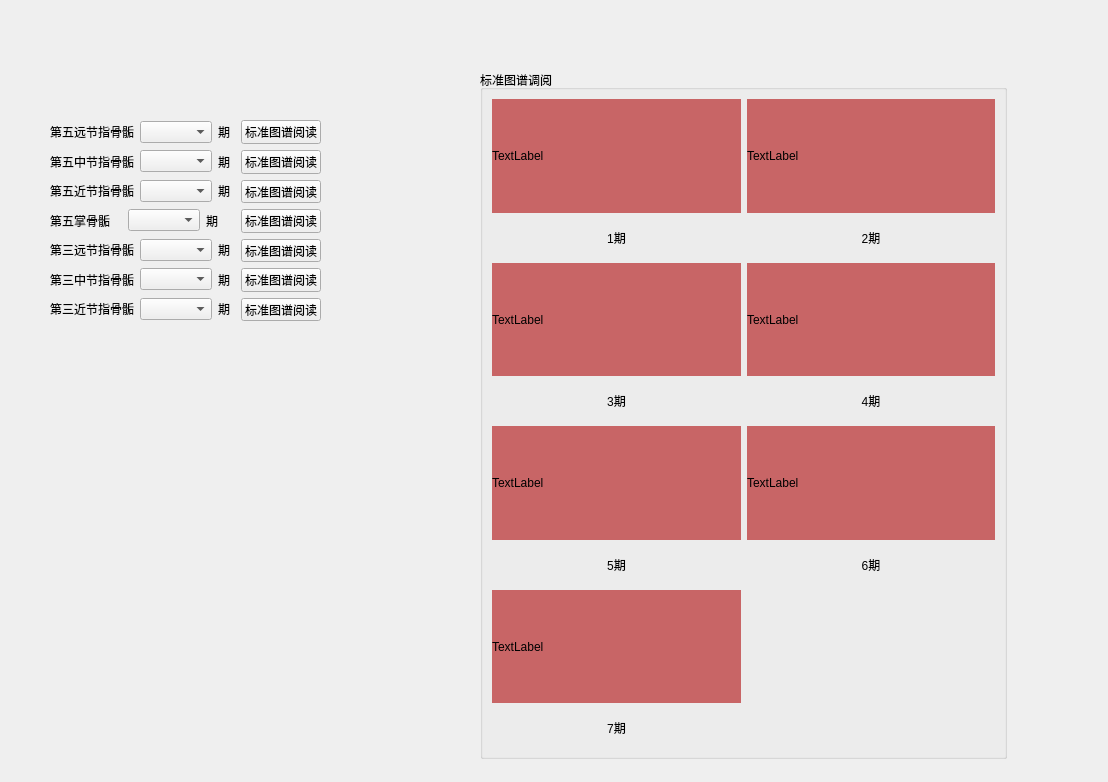
<?xml version="1.0" encoding="UTF-8"?>
<ui version="4.0">
 <class>Widget</class>
 <widget class="QWidget" name="Widget">
  <property name="geometry">
   <rect>
    <x>0</x>
    <y>0</y>
    <width>1108</width>
    <height>782</height>
   </rect>
  </property>
  <property name="windowTitle">
   <string>Widget</string>
  </property>
  <widget class="QWidget" name="layoutWidget">
   <property name="geometry">
    <rect>
     <x>50</x>
     <y>120</y>
     <width>271</width>
     <height>201</height>
    </rect>
   </property>
   <layout class="QHBoxLayout" name="horizontalLayout_8">
    <item>
     <layout class="QVBoxLayout" name="verticalLayout">
      <item>
       <layout class="QHBoxLayout" name="horizontalLayout" stretch="5,4,2">
        <item>
         <widget class="QLabel" name="label">
          <property name="text">
           <string>第五远节指骨骺</string>
          </property>
         </widget>
        </item>
        <item>
         <widget class="QComboBox" name="comboBox"/>
        </item>
        <item>
         <widget class="QLabel" name="label_8">
          <property name="text">
           <string>期</string>
          </property>
         </widget>
        </item>
       </layout>
      </item>
      <item>
       <layout class="QHBoxLayout" name="horizontalLayout_2" stretch="5,4,2">
        <item>
         <widget class="QLabel" name="label_2">
          <property name="text">
           <string>第五中节指骨骺</string>
          </property>
         </widget>
        </item>
        <item>
         <widget class="QComboBox" name="comboBox_2"/>
        </item>
        <item>
         <widget class="QLabel" name="label_9">
          <property name="text">
           <string>期</string>
          </property>
         </widget>
        </item>
       </layout>
      </item>
      <item>
       <layout class="QHBoxLayout" name="horizontalLayout_3" stretch="5,4,2">
        <item>
         <widget class="QLabel" name="label_3">
          <property name="text">
           <string>第五近节指骨骺</string>
          </property>
         </widget>
        </item>
        <item>
         <widget class="QComboBox" name="comboBox_3"/>
        </item>
        <item>
         <widget class="QLabel" name="label_10">
          <property name="text">
           <string>期</string>
          </property>
         </widget>
        </item>
       </layout>
      </item>
      <item>
       <layout class="QHBoxLayout" name="horizontalLayout_4" stretch="5,4,2">
        <item>
         <widget class="QLabel" name="label_4">
          <property name="text">
           <string>第五掌骨骺</string>
          </property>
         </widget>
        </item>
        <item>
         <widget class="QComboBox" name="comboBox_4"/>
        </item>
        <item>
         <widget class="QLabel" name="label_11">
          <property name="text">
           <string>期</string>
          </property>
         </widget>
        </item>
       </layout>
      </item>
      <item>
       <layout class="QHBoxLayout" name="horizontalLayout_5" stretch="5,4,2">
        <item>
         <widget class="QLabel" name="label_5">
          <property name="text">
           <string>第三远节指骨骺</string>
          </property>
         </widget>
        </item>
        <item>
         <widget class="QComboBox" name="comboBox_5"/>
        </item>
        <item>
         <widget class="QLabel" name="label_12">
          <property name="text">
           <string>期</string>
          </property>
         </widget>
        </item>
       </layout>
      </item>
      <item>
       <layout class="QHBoxLayout" name="horizontalLayout_6" stretch="5,4,2">
        <item>
         <widget class="QLabel" name="label_6">
          <property name="text">
           <string>第三中节指骨骺</string>
          </property>
         </widget>
        </item>
        <item>
         <widget class="QComboBox" name="comboBox_6"/>
        </item>
        <item>
         <widget class="QLabel" name="label_13">
          <property name="text">
           <string>期</string>
          </property>
         </widget>
        </item>
       </layout>
      </item>
      <item>
       <layout class="QHBoxLayout" name="horizontalLayout_7" stretch="5,4,2">
        <item>
         <widget class="QLabel" name="label_7">
          <property name="text">
           <string>第三近节指骨骺</string>
          </property>
         </widget>
        </item>
        <item>
         <widget class="QComboBox" name="comboBox_7"/>
        </item>
        <item>
         <widget class="QLabel" name="label_14">
          <property name="text">
           <string>期</string>
          </property>
         </widget>
        </item>
       </layout>
      </item>
     </layout>
    </item>
    <item>
     <layout class="QVBoxLayout" name="verticalLayout_2">
      <property name="spacing">
       <number>6</number>
      </property>
      <item>
       <widget class="QPushButton" name="pushButton">
        <property name="text">
         <string>标准图谱阅读</string>
        </property>
       </widget>
      </item>
      <item>
       <widget class="QPushButton" name="pushButton_2">
        <property name="text">
         <string>标准图谱阅读</string>
        </property>
       </widget>
      </item>
      <item>
       <widget class="QPushButton" name="pushButton_3">
        <property name="text">
         <string>标准图谱阅读</string>
        </property>
       </widget>
      </item>
      <item>
       <widget class="QPushButton" name="pushButton_4">
        <property name="text">
         <string>标准图谱阅读</string>
        </property>
       </widget>
      </item>
      <item>
       <widget class="QPushButton" name="pushButton_5">
        <property name="text">
         <string>标准图谱阅读</string>
        </property>
       </widget>
      </item>
      <item>
       <widget class="QPushButton" name="pushButton_6">
        <property name="text">
         <string>标准图谱阅读</string>
        </property>
       </widget>
      </item>
      <item>
       <widget class="QPushButton" name="pushButton_7">
        <property name="text">
         <string>标准图谱阅读</string>
        </property>
       </widget>
      </item>
     </layout>
    </item>
   </layout>
  </widget>
  <widget class="QGroupBox" name="groupBox">
   <property name="geometry">
    <rect>
     <x>480</x>
     <y>70</y>
     <width>527</width>
     <height>689</height>
    </rect>
   </property>
   <property name="title">
    <string>标准图谱调阅</string>
   </property>
   <layout class="QGridLayout" name="gridLayout_2">
    <item row="0" column="0">
     <layout class="QGridLayout" name="gridLayout" rowstretch="3,1,3,1,3,1,3,1" rowminimumheight="3,1,3,1,3,1,3,1">
      <item row="0" column="0">
       <widget class="QLabel" name="label_15">
        <property name="styleSheet">
         <string notr="true">background-color:rgb(200,101,102);</string>
        </property>
        <property name="text">
         <string>TextLabel</string>
        </property>
       </widget>
      </item>
      <item row="0" column="1">
       <widget class="QLabel" name="label_16">
        <property name="styleSheet">
         <string notr="true">background-color:rgb(200,101,102);</string>
        </property>
        <property name="text">
         <string>TextLabel</string>
        </property>
       </widget>
      </item>
      <item row="1" column="0">
       <widget class="QLabel" name="atla_1">
        <property name="text">
         <string>1期</string>
        </property>
        <property name="alignment">
         <set>Qt::AlignCenter</set>
        </property>
       </widget>
      </item>
      <item row="1" column="1">
       <widget class="QLabel" name="atla1_2">
        <property name="text">
         <string>2期</string>
        </property>
        <property name="alignment">
         <set>Qt::AlignCenter</set>
        </property>
       </widget>
      </item>
      <item row="2" column="0">
       <widget class="QLabel" name="label_17">
        <property name="styleSheet">
         <string notr="true">background-color:rgb(200,101,102);</string>
        </property>
        <property name="text">
         <string>TextLabel</string>
        </property>
       </widget>
      </item>
      <item row="2" column="1">
       <widget class="QLabel" name="label_18">
        <property name="styleSheet">
         <string notr="true">background-color:rgb(200,101,102);</string>
        </property>
        <property name="text">
         <string>TextLabel</string>
        </property>
       </widget>
      </item>
      <item row="3" column="0">
       <widget class="QLabel" name="atla1_3">
        <property name="text">
         <string>3期</string>
        </property>
        <property name="alignment">
         <set>Qt::AlignCenter</set>
        </property>
       </widget>
      </item>
      <item row="3" column="1">
       <widget class="QLabel" name="atla1_4">
        <property name="text">
         <string>4期</string>
        </property>
        <property name="alignment">
         <set>Qt::AlignCenter</set>
        </property>
       </widget>
      </item>
      <item row="4" column="0">
       <widget class="QLabel" name="label_19">
        <property name="styleSheet">
         <string notr="true">background-color:rgb(200,101,102);</string>
        </property>
        <property name="text">
         <string>TextLabel</string>
        </property>
       </widget>
      </item>
      <item row="4" column="1">
       <widget class="QLabel" name="label_20">
        <property name="styleSheet">
         <string notr="true">background-color:rgb(200,101,102);</string>
        </property>
        <property name="text">
         <string>TextLabel</string>
        </property>
       </widget>
      </item>
      <item row="5" column="0">
       <widget class="QLabel" name="atla1_5">
        <property name="text">
         <string>5期</string>
        </property>
        <property name="alignment">
         <set>Qt::AlignCenter</set>
        </property>
       </widget>
      </item>
      <item row="5" column="1">
       <widget class="QLabel" name="atla1_6">
        <property name="text">
         <string>6期</string>
        </property>
        <property name="alignment">
         <set>Qt::AlignCenter</set>
        </property>
       </widget>
      </item>
      <item row="6" column="0">
       <widget class="QLabel" name="label_21">
        <property name="styleSheet">
         <string notr="true">background-color:rgb(200,101,102);</string>
        </property>
        <property name="text">
         <string>TextLabel</string>
        </property>
       </widget>
      </item>
      <item row="7" column="0">
       <widget class="QLabel" name="atla1_7">
        <property name="text">
         <string>7期</string>
        </property>
        <property name="alignment">
         <set>Qt::AlignCenter</set>
        </property>
       </widget>
      </item>
     </layout>
    </item>
   </layout>
  </widget>
 </widget>
 <resources/>
 <connections/>
</ui>
